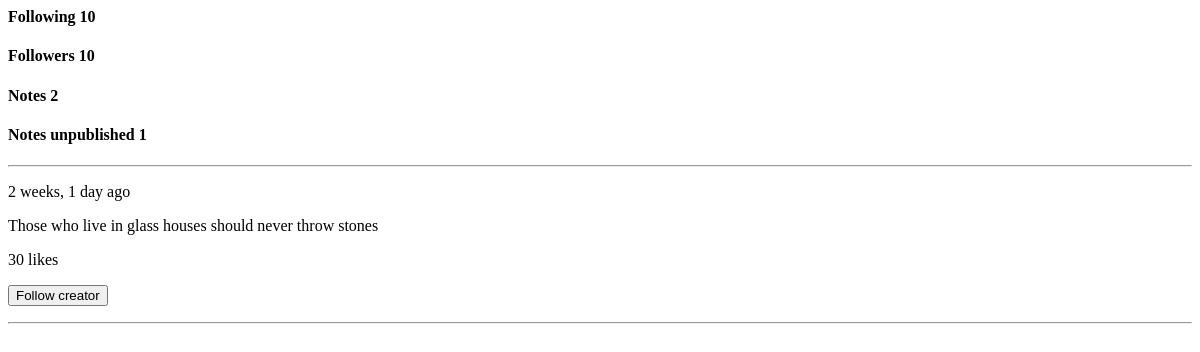
Before: /profile/4/ with the older database file.
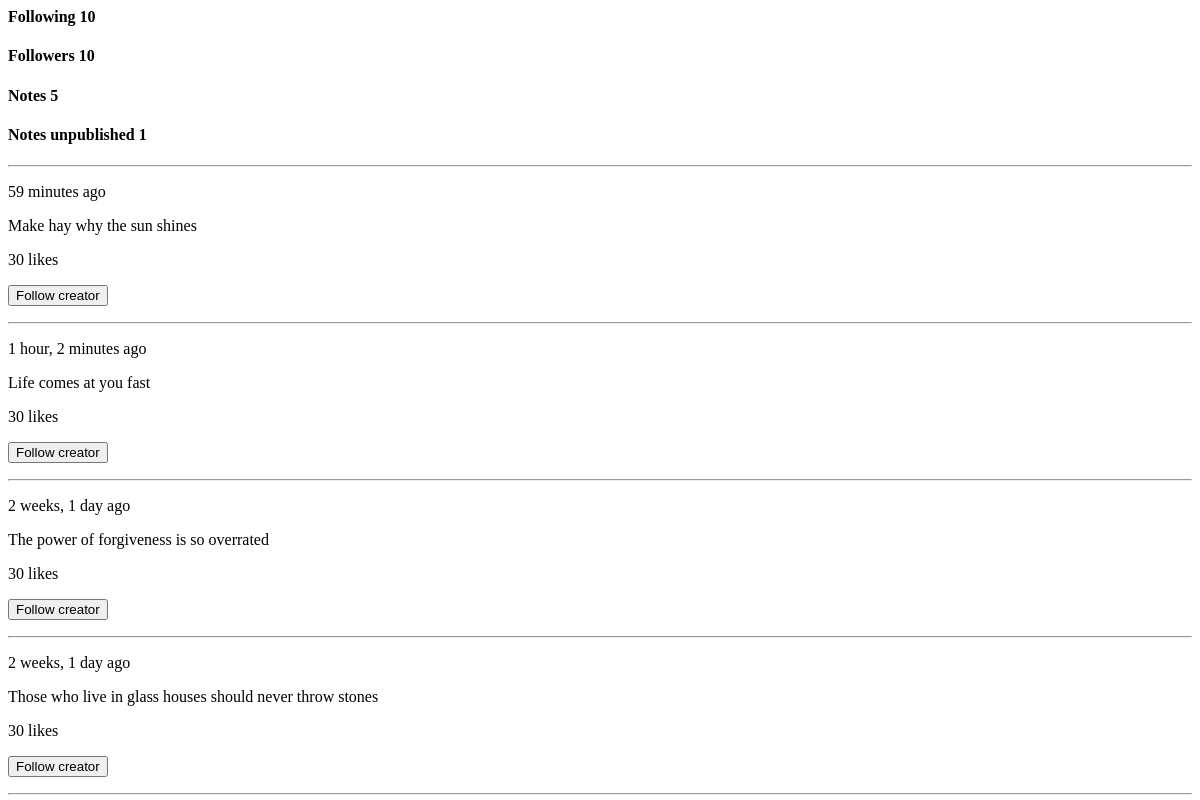
After: the same page with the newer database file.
### app/models.py (models this page shows, shortened)
class Note(models.Model):
    creator = models.ForeignKey(Creator, on_delete=models.CASCADE)
    text = models.TextField(blank=True, null=True)
    likes = models.ManyToManyField(Creator, default=None, related_name='likes', null=True, blank=True)
    created_date = models.DateTimeField(auto_now_add=True)
    updated_date = models.DateTimeField(auto_now_add=True)
    publish = models.BooleanField(default=False)
    class Meta:
        ordering = ['-created_date']

### app/views.py (the view)
# urls.py: path('profile/<str:pk>/', views.creator_profile, name='profile'),
def creator_profile(request, pk):
    creator = Creator.objects.get(id=pk)
    notes = creator.note_set.all()
    published_notes = creator.note_set.filter(publish=True)
    unpublished_notes = creator.note_set.filter(publish=False).count()
    note_count = notes.count()
    context = {'creator': creator,
               'notes': notes,
               'note_count': note_count, 'unpublished_notes': unpublished_notes,
               'published_notes': published_notes}
    return render(request, 'creator-profile.html', context)

### templates/creator-profile.html (shortened to what this page needs)
<h4>Following 10</h4><h4>Followers 10</h4><h4>Notes {{note_count}}</h4><h4>Notes unpublished {{unpublished_notes}}</h4>
<hr>
{% for published_note in published_notes %}
{% if published_note.creator != request.user %}
<p>{{published_note.created_date|timesince}} ago</p>
<p>{{published_note.text}}</p>
<p>30 likes</p>
<form method="POST">
    <input type="submit" value="Follow creator">
</form>
<hr>
{% endif %}
{% endfor %}

Changed rows visible on the page:
added Note: created_date "59 minutes", text "Make hay why the sun shines"
added Note: created_date "1 hour, 2 minutes", text "Life comes at you fast"
now on this page (row edited): Note: created_date "2 weeks, 1 day", text "The power of forgiveness is so overrated"
Other visible differences:
{{ note_count }}: "2" → "5"
